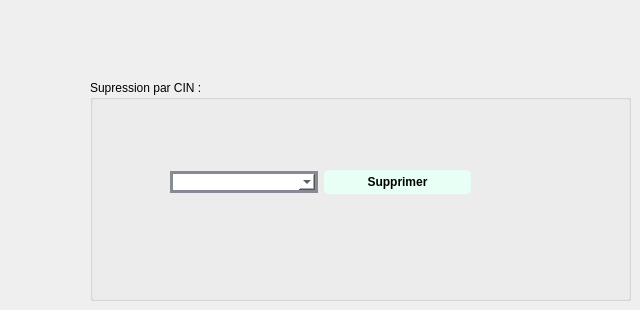
          <widget class="QWidget" name="Delete">
           <attribute name="title">
            <string>Supprimer Client</string>
           </attribute>
           <widget class="QGroupBox" name="groupBox_15">
            <property name="geometry">
             <rect>
              <x>90</x>
              <y>80</y>
              <width>541</width>
              <height>221</height>
             </rect>
            </property>
            <property name="title">
             <string>Supression par CIN :</string>
            </property>
            <widget class="QWidget" name="layoutWidget_4">
             <property name="geometry">
              <rect>
               <x>80</x>
               <y>90</y>
               <width>301</width>
               <height>25</height>
              </rect>
             </property>
             <layout class="QHBoxLayout" name="horizontalLayout_15">
              <item>
               <widget class="QComboBox" name="crit_delet">
                <property name="styleSheet">
                 <string notr="true">QComboBox {
	font: 75 8pt &quot;MS Shell Dlg 2&quot;;
border: 3px solid #878b94;
border-radius: 40pxt;
background: white;
}</string>
                </property>
               </widget>
              </item>
              <item>
               <widget class="QPushButton" name="delete_2">
                <property name="styleSheet">
                 <string notr="true">QPushButton {
padding: 5px;
border-radius: 5px;
background-color:#e7fff5;
font-weight: bold;
}
QPushButton:hover
{
color :white;
}</string>
                </property>
                <property name="text">
                 <string>Supprimer</string>
                </property>
               </widget>
              </item>
             </layout>
            </widget>
           </widget>
          </widget>
